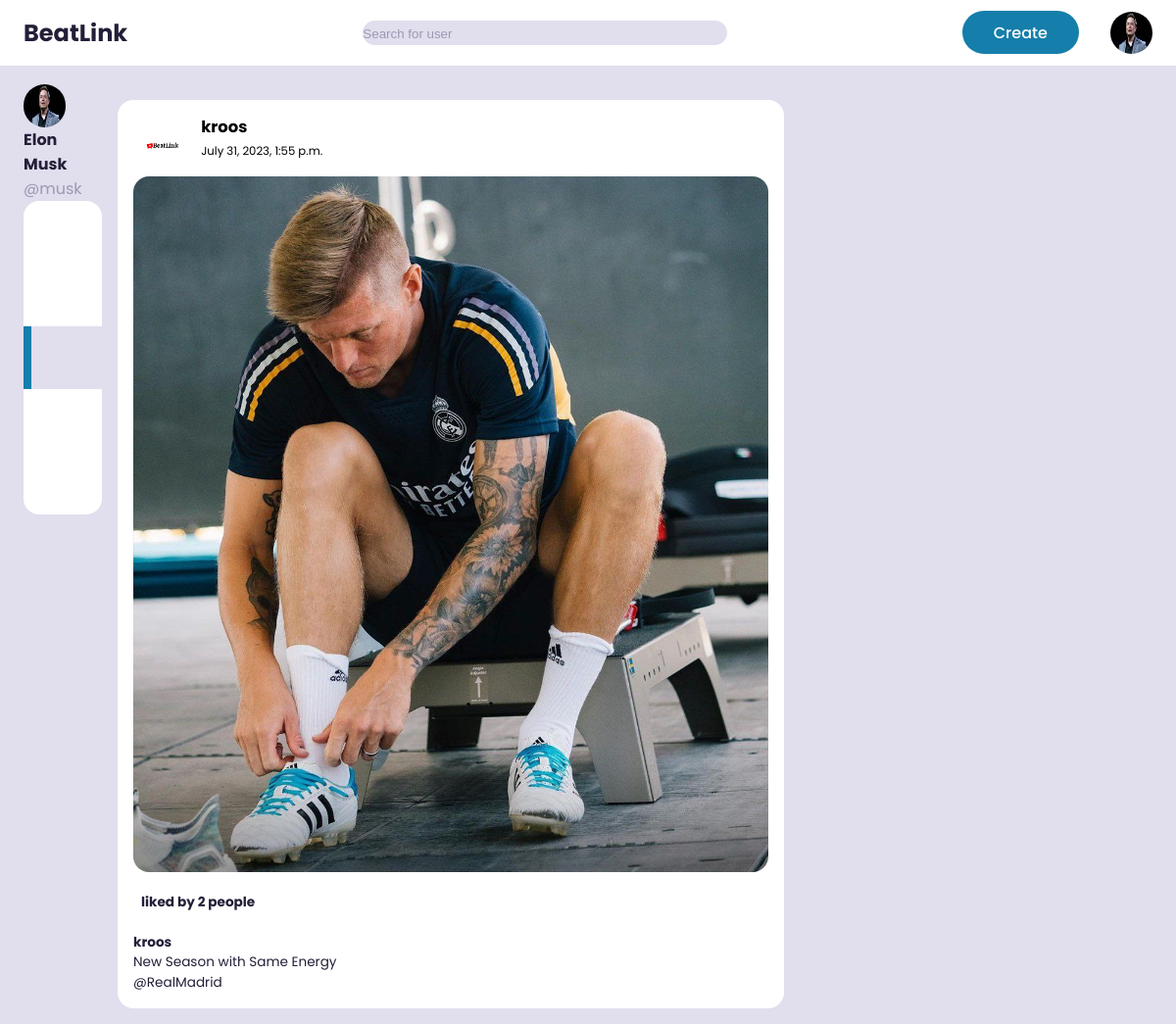
Page /saved (signed in) on the committed database.
### blapp/models.py (models this page shows, shortened)
class Profile(models.Model):
    user = models.ForeignKey(User, on_delete=models.CASCADE)
    id_user = models.IntegerField()
    bio = models.TextField(blank=True)
    profileimg = models.ImageField(upload_to='profile_images', default='BLprofile.png')
    location = models.CharField(max_length=100, blank=True)

class SavedPost(models.Model):
    user = models.ForeignKey(User, on_delete=models.CASCADE)
    original_post = models.ForeignKey(Post, on_delete=models.CASCADE)

class Post(models.Model):
    id = models.UUIDField(primary_key=True, default=uuid.uuid4)
    user = models.CharField(max_length=100)
    image = models.ImageField(upload_to='post_images')
    caption = models.TextField()
    created_at = models.DateTimeField(default=datetime.now)
    no_of_likes = models.IntegerField(default=0)

### blapp/views.py (the view)
# urls.py: path('saved',views.saved,name='saved'),
@login_required(login_url='signin_page')
def saved(request):
    user = request.user
    saved_posts = SavedPost.objects.filter(user=user)
    posts = Post.objects.all()
    user_object = User.objects.get(username=request.user.username)
    user_profile = Profile.objects.get(user=user_object)
    return render(request,'saved.html',{'saved_posts': saved_posts,'user_profile':user_profile})

### templates/saved.html (shortened to what this page needs)
{% extends "index.html" %}
{% load static %}
{% block saved_active %}
    active
{% endblock %}
{% block content %}
{% for saved_post in saved_posts %}
<div class="feeds">
  <div class="feed">
    <div class="user">
      <div class="profile-pic" id="set">
        <a href="/profile/{{post.user}}">
          <img id="prof" src="{% static 'images/BLlogo.png'  %}" alt="">
        </a>
      </div>
      <a href="/profile/{{ saved_post.original_post.user }}" class="dev">
        <div class="info">
          <h3>{{ saved_post.original_post.user }}</h3>
          <small>{{ saved_post.original_post.created_at }}</small>
        </div>
      </a>
    </div>
    <div class="photo">
      <a href="{{ saved_post.original_post.image.url }}">
        <img src="{{ saved_post.original_post.image.url }}" alt="">
      </a>
    </div>
    <div class="liked-by">
      {% if saved_post.original_post.no_of_likes == 0 %}
      <p><b>No likes</b></p>
      {% elif saved_post.original_post.no_of_likes == 1 %}
      <p><b>liked by {{ saved_post.original_post.no_of_likes }} person</b></p>
      {% else %}
      <p><b>liked by {{ saved_post.original_post.no_of_likes }} people</b></p>
      {% endif %}
    </div><br>
    <div class="caption">
      <p><b>{{ saved_post.original_post.user }}</b>{{ saved_post.original_post.caption|linebreaks }}</p>
    </div>
  </div>
</div>
{% empty %}
    <p>No saved posts yet.</p>
{% endfor %}
{% endblock %}

### templates/index.html (shortened to what this page needs)
{% load static %}
<!DOCTYPE html>
<html lang="en">
<head>
    <link rel="stylesheet" href="https://unicons.iconscout.com/release/v2.1.6/css/unicons.css">
    <link rel="stylesheet" href="https://cdnjs.cloudflare.com/ajax/libs/font-awesome/4.7.0/css/font-awesome.min.css">
    <link rel="stylesheet" href="https://cdn.jsdelivr.net/npm/bootstrap-icons@1.10.5/font/bootstrap-icons.css">
    <link rel="stylesheet" href="{% static 'style/index.css' %}" />
</head>
<body>
    <nav>
        <div class="container">
            <h2 class="logo">BeatLink</h2>
            <div class="search-bar">
                <form action="/search" method="post">
                <input type="search" name="username" placeholder="Search for user">
                <button class="find" type="submit"></button></form>
            </div>
            <div class="create">
                <a href="{% url 'upload' %}"><label class="btn btn-primary" for="create-post">Create</label></a>
                    <div class="profile-pic">
                       <a href="{% url 'profile_page' %}"> <img src="{{user_profile.profileimg.url}}"   id="profile" /></a>
        </div>
    </nav>
    <main>
        <div class="container">
            <div class="left">
                <a class="profile" href="{% url 'profile_page' %}">
                    <div class="profile-pic">
                  <img src="{{user_profile.profileimg.url}}" alt="Profile Picture" >
                    </div>
                    <div class="handle">
                        <h4>{{user.first_name}}</h4>
                        <p class="text-muted">@{{user.username}}</p>
                    </div>
                </a>
                <div class="sidebar">
                  <a class="menu-item {% block home_active %}active{% endblock %}" href="{% url 'index' %}">
                    <span></span> <h3>Home</h3>
                  </a>
                  <a class="menu-item {% block following_active %}{% endblock %}" href="{% url 'following_page' %}">
                    <span></span> <h3>Following</h3>
                  <a class="menu-item {% block saved_active %}{% endblock %}" href="{% url 'saved' %}">
                    <span></span> <h3>Saved</h3>
                  </a>
                  <a class="menu-item {% block profile_active %}{% endblock %} " href="{% url 'profile_page' %}">
                    <span></span> <h3>Profile</h3>
                  </a>
                  <a class="menu-item  " href="{% url 'user_logout' %}">
                    <span></span> <h3>Logout</h3>
                  </a>
              </div>
            </div>
          <div class="middle">
            {% block content %}{% endblock %}
    </main>
</body>
</html>

### static/style/index.css (style rules this page uses)
:root { --border-radius: 2rem; --card-border-radius: 1rem; --btn-padding: 0.6rem 2rem; --search-padding: 0.6rem 1rem; --card-padding: 1rem; --color-white: hsl(252, 30%, 100%); --color-gray: hsl(252, 15%, 65%); --color-light:hsl(252, 30%, 90%); --color-dark: hsl(252, 30%, 17%); --color-primary: #157eab; --color-success: hsl(120, 95%, 60%); --color-danger: hsl(0, 95%, 65%); --color-black: hsl(252, 30%, 10%); --sticky-top-left: 5.4rem; --sticky-top-right: -18rem; }
*,*::before,*::after { margin: 0; padding: 0; box-sizing: border-box; text-decoration: none; list-style: none; border: 0; }
body { font-family: 'Poppins', sans-serif; color: var(--color-dark); background: var(--color-light); overflow-x: hidden; }
.container { width: 80%; margin: 0 auto; }
.profile-pic { width: 2.7rem; aspect-ratio: 1/1; border-radius: 50%; overflow: hidden; }
img { display: block; width: 100%; height: 100%; }
.btn { display: inline-block; padding: var(--btn-padding); font-weight: 500; border-radius: var(--border-radius); cursor: pointer; transition: all 300ms ease; }
.btn-primary { background: var(--color-primary); color: white; }
.text-muted { color: var(--color-gray) }
nav { width: 100%; padding: 0.7rem 0; position: fixed; top: 0; z-index: 10; background: var(--color-white); }
nav .container { display: flex; align-items: center; justify-content: space-between; }
.search-bar { background: var(--color-light); border-radius: var(--border-radius); padding: var(--seacrh-padding); }
.search-bar input[type="search"] { background: transparent; width: 30vw; }
nav .search-bar input[type="search"]::placeholder { color: var(--color-gray); }
nav .create { display: flex; align-items: center; gap: 2rem; }
main { position: relative; top: 5.4rem; }
main .container { display: grid; grid-template-columns: 18vw auto 20vw; gap: 2rem; position: relative; }
main .container .left { height: max-content; position: sticky; top: var(--sticky-top-left); }
.left .sidebar { margin-top: 1 rem; background: var(--color-white); border-radius: var(--card-border-radius); }
.left .sidebar .menu-item { display: flex; align-items: center; position: relative; height: 4rem; cursor: pointer; transition: all 300ms ease; }
.left .sidebar .active { background: var(--color-light); }
.left .sidebar .active::before { content: ""; display: block; width: 0.5rem; height: 100%; position: absolute; background: var(--color-primary); }
.handle h4 { color: var(--color-dark); }
.middle .feeds .feed { background: var(--color-white); border-radius: var(--card-border-radius); padding: var(--card-padding); margin: 1rem 0; font-size: 0.85rem; line-height: 1.5; }
.middle .feed .user { display: flex; gap: 1rem; }
.middle .feed .photo { border-radius: var(--card-border-radius); overflow: hidden; margin: 0.7rem 0; }
.middle .liked-by { display: flex; }
.middle .liked-by p { margin-left: 0.5rem; }
#prof { height: 48px; width: 2.7rem; aspect-ratio: 1/1; border-radius: 60%; overflow: hidden; }
#set { margin-left: 10px; margin-top: 7px; }
.dev { text-decoration: none; }
.dev h3 { color: black; }
.dev small { color: black; }
.info h3 { color: black; }
.info { flex: 1; margin-left: 20px; margin-top: 13px; }
.info, .description { margin: 0; font-size: 14px; color: #555; }
@media screen and (max-width:1200px) { .container { width: 96%; } }
@media screen and (max-width:1200px) { main .container { grid-template-columns: 5rem auto 30vw; gap: 1rem; } }
@media screen and (max-width:1200px) { .left { width: 5rem; z-index: 5; } }

### rows in the picture
Profile: profileimg (picture)
SavedPost: original_post.user "kroos", original_post.created_at "July 31, 2023, 1:55 p.m.", original_post.image (picture), original_post.no_of_likes "2", original_post.caption "New Season with Same Energy @RealMadrid"

### other values in the picture
{{ user.first_name }} "Elon Musk"
{{ user.username }} "musk"
